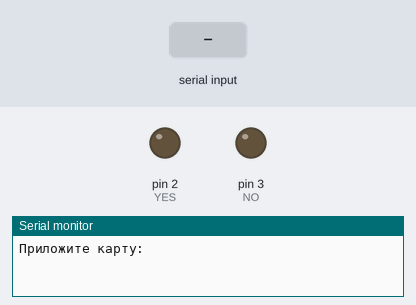
Bench run of a sketch on a simulated Arduino Uno, built with avr-gcc and run on an emulated ATmega328P. Parts: output pins drawn as LEDs (lit = HIGH), the last lines printed to the serial monitor. The inputs (shaded band) are chosen by the test bench. Pins used as bus, display or sensor lines are not drawn.

Above: at 1.2 s.
1.3 s: "1" received over Serial
At 2.1 s:
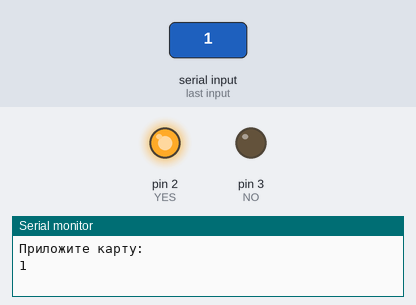
3.8 s: "0" received over Serial
At 4.1 s:
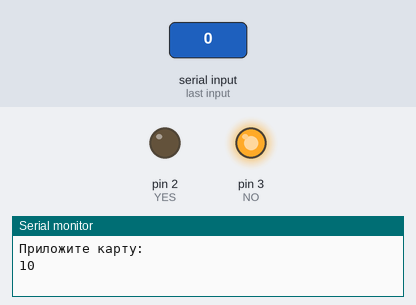
Timing chart, 0 to 6.8 s (numbered marks = the images above; inputs shaded):
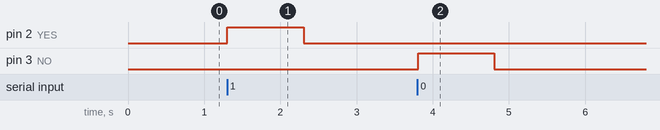

Measured:
- after the input at 1.3 s, pin 2 (YES): LOW → HIGH at once, → LOW 1.0 s later
- after the input at 3.8 s, pin 3 (NO): LOW → HIGH at once, → LOW 1.0 s later

The sketch:

TZI.ino
```cpp
/*
 *
 * Более подробно о проекте на: http://randomnerdtutorials.com/
 * Модифицирован Руи Сантосом (Rui Santos)
 *
 * Написан FILIPEFLOP
 *
 */

#include <SPI.h>
#include <MFRC522.h>

#define SS_PIN 10
#define RST_PIN 9
#define YES 2
#define NO 3

MFRC522 mfrc522(SS_PIN, RST_PIN);   // создаем экземпляр MFRC522
char val='0';


void setup()
{
  Serial.begin(9600);   // запускаем последовательную коммуникацию
  SPI.begin();          // инициализируем шину SPI
  mfrc522.PCD_Init();   // инициализируем MFRC522
  pinMode(YES,OUTPUT);
  pinMode(NO, OUTPUT);
  Serial.println("Приложите карту:");
}

void loop()
{
    if (Serial.available() > 0)
    {
      val = Serial.read();
      Serial.print(val);
      if (val=='1')
      {
        digitalWrite(YES,HIGH);
        delay(1000);
        digitalWrite(YES,LOW);
      }
      else
      {
      }
      if (val=='0')
      {
        digitalWrite(NO, HIGH);
        delay(1000);
        digitalWrite(NO, LOW);
      }

    }
    // ищем новые карты:
    if ( ! mfrc522.PICC_IsNewCardPresent())
    {
      return;
    }
    // выбираем одну из карт:
    if ( ! mfrc522.PICC_ReadCardSerial())
    {
      return;
    }
    // показываем UID на мониторе порта:
    Serial.print("1IN");
    for (byte i = 0; i < mfrc522.uid.size; i++)
    {
       Serial.print(mfrc522.uid.uidByte[i] < 0x10 ? " 0" : "");
       Serial.print(mfrc522.uid.uidByte[i], HEX);
    }
    Serial.println("");

    delay(1000);


}
```
